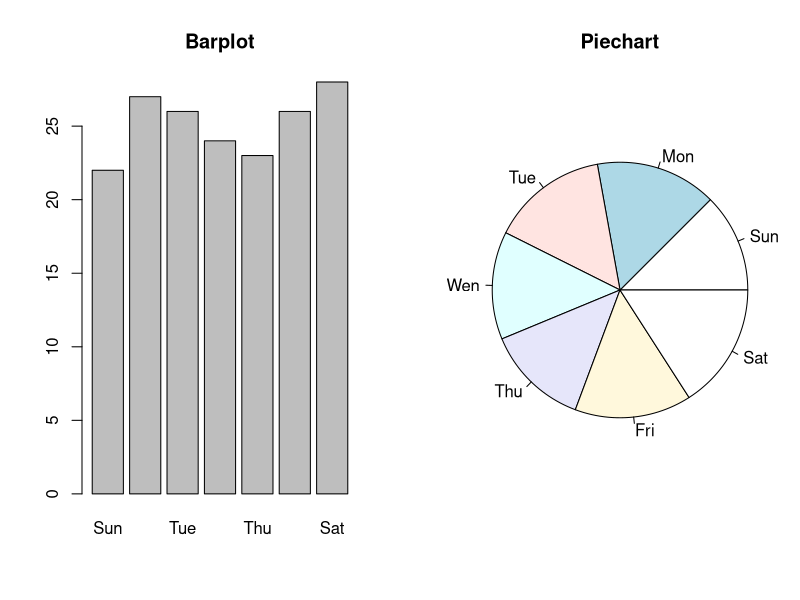
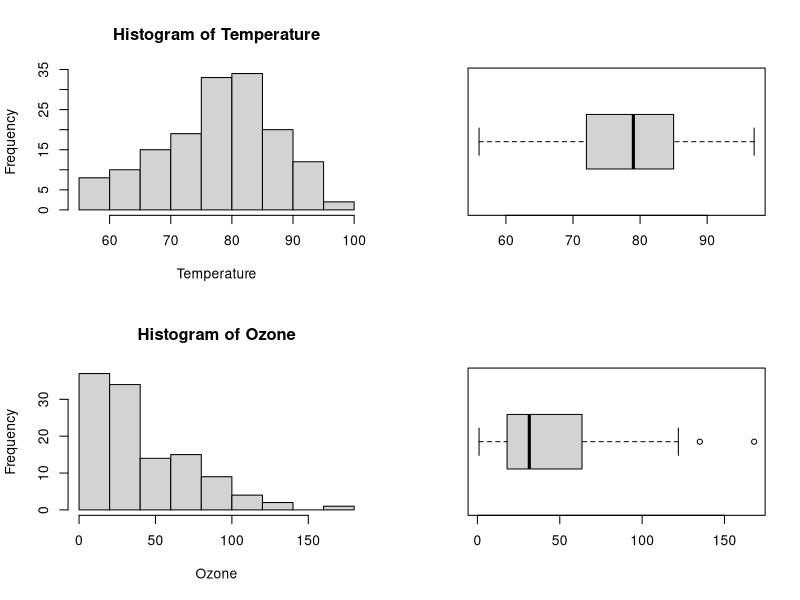
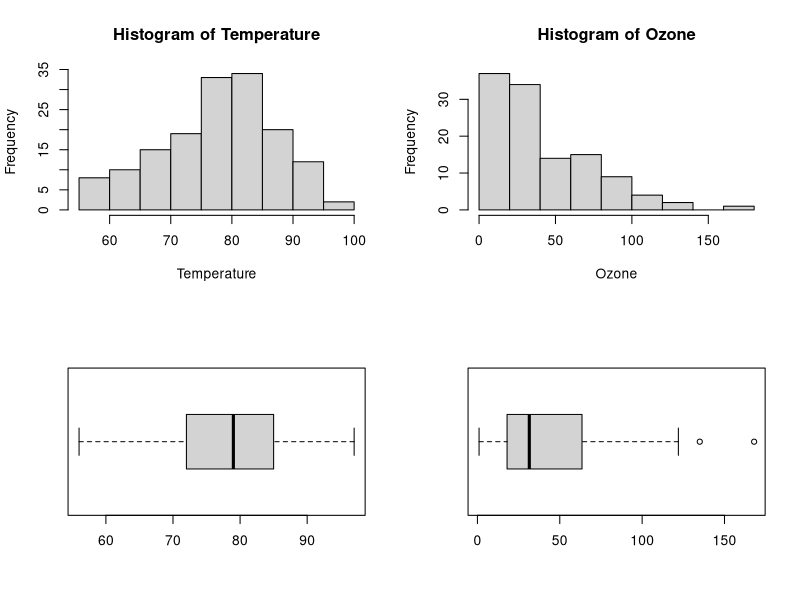
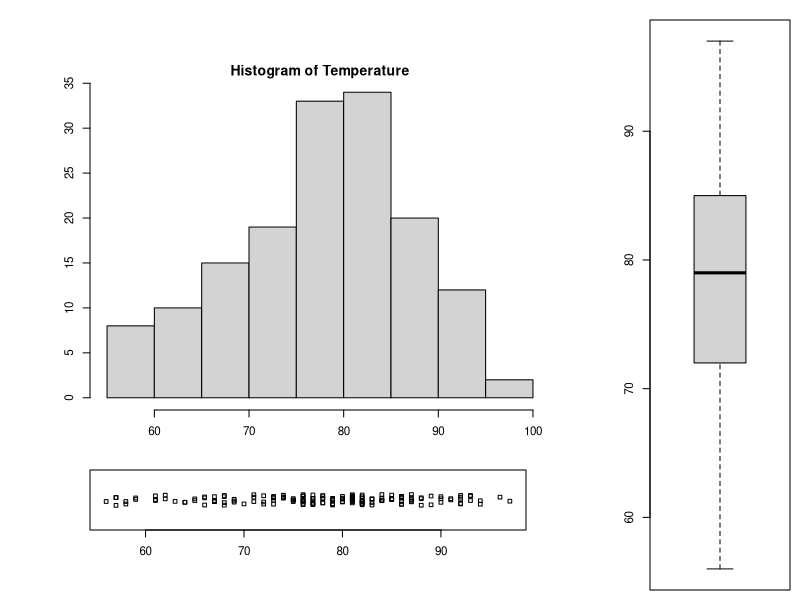
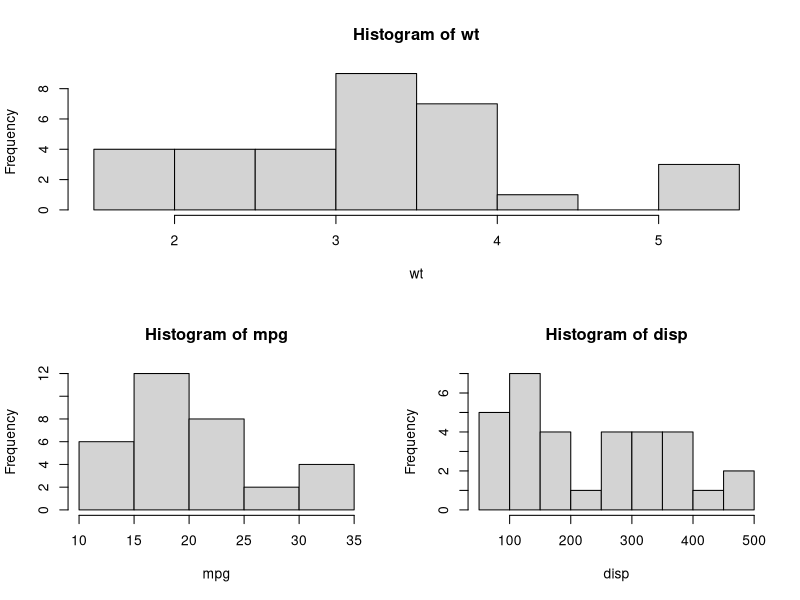
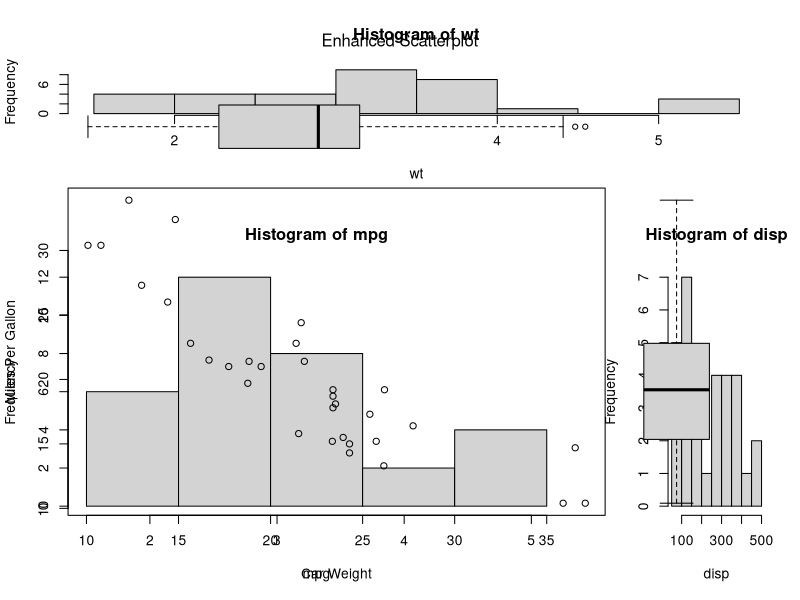
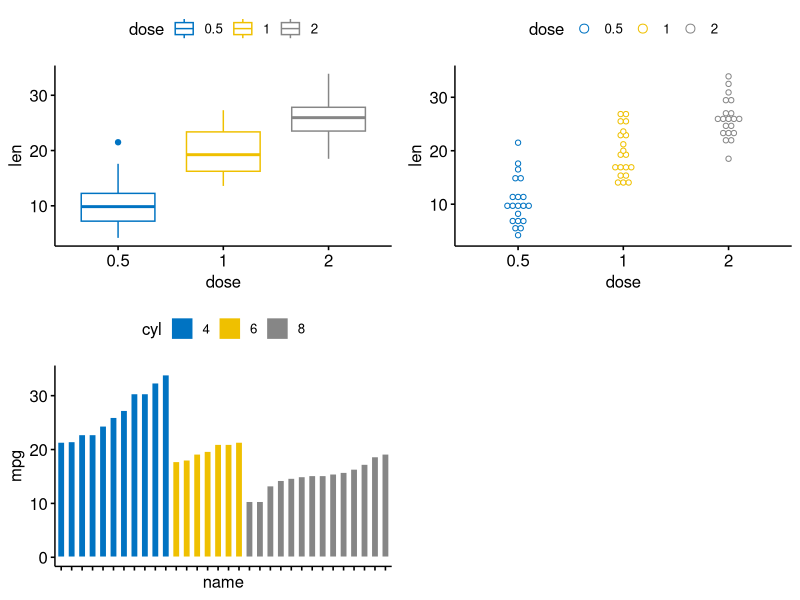
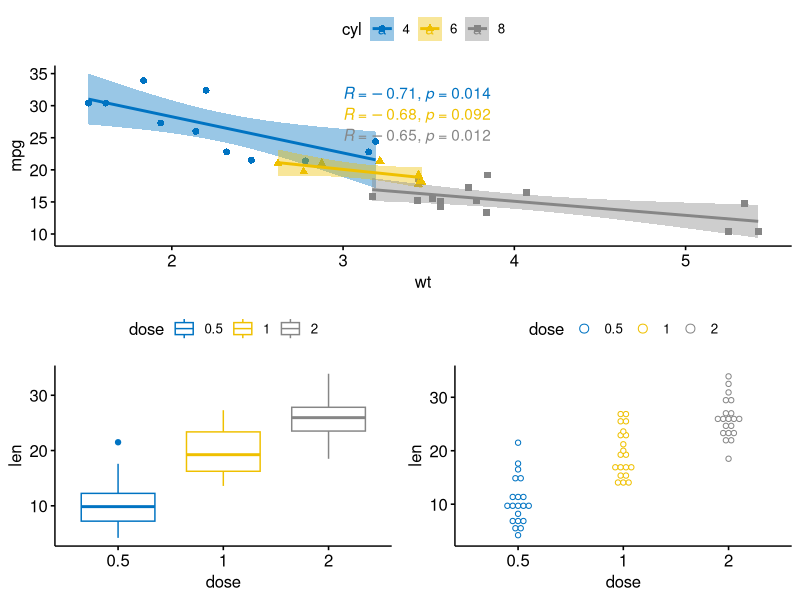

R code for these plots, in order: (Note: this script raises an error after producing the figures.)
#----------------------
#' combine plot
#----------------------

#方法1  par(mfrow=c(2,2)) par(mfcol=c(2,2)) 
{
  #Graphical parameter mfrow can be used to specify the number of subplot we need.
  #It takes in a vector of form c(m, n) which divides the given plot into m*n array of subplots. 
  #For example, if we need to plot two graphs side by side, we would have m=1 and n=2. Following example illustrates this.
  opar <- par(no.readonly = T)
  par(mfrow=c(1,2))    # set the plotting area into a 1*2 array
  max.temp <- c(22,27,26,24,23,26,28)
  names(max.temp) <- c("Sun", "Mon", "Tue", "Wen", "Thu", "Fri", "Sat")
  barplot(max.temp, main="Barplot")
  pie(max.temp, main="Piechart", radius=1)
  par(opar)
  
  Temperature <- airquality$Temp
  Ozone <- airquality$Ozone
  par(mfrow=c(2,2))
  hist(Temperature)
  boxplot(Temperature, horizontal=TRUE)
  hist(Ozone)
  boxplot(Ozone, horizontal=TRUE)
  par(opar)
  
  #Same plot with the change par(mfcol = c(2, 2)) would look as follows. 
  #Note that only the ordering of the subplot is different.
  Temperature <- airquality$Temp
  Ozone <- airquality$Ozone
  par(mfcol = c(2, 2))
  hist(Temperature)
  boxplot(Temperature, horizontal=TRUE)
  hist(Ozone)
  boxplot(Ozone, horizontal=TRUE)
  par(opar)
  
  #The graphical parameter fig lets us control the location of a figure precisely in a plot.
  #We need to provide the coordinates in a normalized form as c(x1, x2, y1, y2). 
  #For example, the whole plot area would be c(0, 1, 0, 1) with (x1, y1) = (0, 0) being the lower-left corner and (x2, y2) = (1, 1) being the upper-right corner.
  
  # make labels and margins smaller
  par(cex=0.7, mai=c(0.1,0.1,0.2,0.1))
  Temperature <- airquality$Temp
  # define area for the histogram fig= starts a new plot, so to add to an existing plot use new=TRUE.
  par(fig=c(0.1,0.7,0.3,0.9))
  hist(Temperature)
  # define area for the boxplot
  par(fig=c(0.8,1,0,1), new=TRUE)
  boxplot(Temperature)
  # define area for the stripchart
  par(fig=c(0.1,0.67,0.1,0.25), new=TRUE)
  stripchart(Temperature, method="jitter")
  par(opar)
}

#方法2 layout(matrix(c(1,1,2,3), 2, 2, byrow = TRUE)) 
{
  # One figure in row 1 and two figures in row 2
  attach(mtcars)
  layout(matrix(c(1,1,2,3), 2, 2, byrow = TRUE))
  hist(wt)
  hist(mpg)
  hist(disp)
  
  # One figure in row 1 and two figures in row 2
  # row 1 is 1/3 the height of row 2
  # column 2 is 1/4 the width of the column 1 
  attach(mtcars)
  layout(matrix(c(1,1,2,3), 2, 2, byrow = TRUE), 
         widths=c(3,1), heights=c(1,2))
  hist(wt)
  hist(mpg)
  hist(disp)
  
  # Add boxplots to a scatterplot fig= starts a new plot, so to add to an existing plot use new=TRUE.
  par(fig=c(0,0.8,0,0.8), new=TRUE)
  plot(mtcars$wt, mtcars$mpg, xlab="Car Weight",
       ylab="Miles Per Gallon")
  par(fig=c(0,0.8,0.55,1), new=TRUE)
  boxplot(mtcars$wt, horizontal=TRUE, axes=FALSE)
  par(fig=c(0.65,1,0,0.8),new=TRUE)
  boxplot(mtcars$mpg, axes=FALSE)
  mtext("Enhanced Scatterplot", side=3, outer=TRUE, line=-3)
 
}

#方法3  gridExtra grid
#To arrange multiple ggplot2 graphs on the same page, 
#the standard R functions - par() and layout() - cannot be used.
#The basic solution is to use the gridExtra R package, which comes with the following functions:
#grid.arrange() and arrangeGrob() to arrange multiple ggplots on one page
#marrangeGrob() for arranging multiple ggplots over multiple pages.
{
  library(ggpubr)
  # ToothGrowth
  data("ToothGrowth")
  head(ToothGrowth)
  # mtcars 
  data("mtcars")
  mtcars$name <- rownames(mtcars)
  mtcars$cyl <- as.factor(mtcars$cyl)
  head(mtcars[, c("name", "wt", "mpg", "cyl")])
  # Box plot (bp)
  bxp <- ggboxplot(ToothGrowth, x = "dose", y = "len",
                   color = "dose", palette = "jco")
  bxp
  # Dot plot (dp)
  dp <- ggdotplot(ToothGrowth, x = "dose", y = "len",
                  color = "dose", palette = "jco", binwidth = 1)
  dp
  # Bar plot (bp)
  bp <- ggbarplot(mtcars, x = "name", y = "mpg",
                  fill = "cyl",               # change fill color by cyl
                  color = "white",            # Set bar border colors to white
                  palette = "jco",            # jco journal color palett. see ?ggpar
                  sort.val = "asc",           # Sort the value in ascending order
                  sort.by.groups = TRUE,      # Sort inside each group
                  x.text.angle = 90           # Rotate vertically x axis texts
  )
  bp + font("x.text", size = 8)
  # Scatter plots (sp)
  sp <- ggscatter(mtcars, x = "wt", y = "mpg",
                  add = "reg.line",               # Add regression line
                  conf.int = TRUE,                # Add confidence interval
                  color = "cyl", palette = "jco", # Color by groups "cyl"
                  shape = "cyl"                   # Change point shape by groups "cyl"
  )+
    stat_cor(aes(color = cyl), label.x = 3)       # Add correlation coefficient
  sp
  library("gridExtra")
  grid.arrange(bxp, dp, bp + rremove("x.text"), 
               ncol = 2, nrow = 2)
  
  grid.arrange(sp,                             # First row with one plot spaning over 2 columns
               arrangeGrob(bxp, dp, ncol = 2), # Second row with 2 plots in 2 different columns
               nrow = 2)                       # Number of rows
  
  grid.arrange(bp,                                    # bar plot spaning two columns
               bxp, sp,                               # box plot and scatter plot
               ncol = 2, nrow = 2, 
               layout_matrix = rbind(c(1,1), c(2,3)))
  
  library("gridExtra")
  library("cowplot")
  # Arrange plots using arrangeGrob
  # returns a gtable (gt)
  gt <- arrangeGrob(bp,                               # bar plot spaning two columns
                    bxp, sp,                               # box plot and scatter plot
                    ncol = 2, nrow = 2, 
                    layout_matrix = rbind(c(1,1), c(2,3)))
  # Add labels to the arranged plots
  p <- as_ggplot(gt) +                                # transform to a ggplot
    draw_plot_label(label = c("A", "B", "C"), size = 15,
                    x = c(0, 0, 0.5), y = c(1, 0.5, 0.5)) # Add labels
  p
  
  
  # The grid R package can be used to create a complex layout with the help of the function grid.layout(). It provides also the helper function viewport() to define a region or a viewport on the layout. The function print() is used to place plots in a specified region.
  # 
  # The different steps can be summarized as follow :
  #   
  # Create plots : p1, p2, p3, ….
  # Move to a new page on a grid device using the function grid.newpage()
  # Create a layout 2X2 - number of columns = 2; number of rows = 2
  # Define a grid viewport : a rectangular region on a graphics device
  # Print a plot into the viewport
  library(grid)
  # Move to a new page
  grid.newpage()
  # Create layout : nrow = 3, ncol = 2
  pushViewport(viewport(layout = grid.layout(nrow = 3, ncol = 2)))
  # A helper function to define a region on the layout
  define_region <- function(row, col){
    viewport(layout.pos.row = row, layout.pos.col = col)
  } 
  # Arrange the plots
  print(sp, vp = define_region(row = 1, col = 1:2))   # Span over two columns
  print(bxp, vp = define_region(row = 2, col = 1))
  print(dp, vp = define_region(row = 2, col = 2))
  print(bp + rremove("x.text"), vp = define_region(row = 3, col = 1:2))
}

# gridExtra详解
{
  library(gridExtra)
  library(ggplot2)
  library(lattice)
  
  p <- qplot(1,1)
  p2 <- xyplot(1~1)   ##lattice包
  
  grid.arrange(p,p2,ncol = 2)
  
  
  library(gridExtra)
  library(ggplot2)
  library(lattice)
  
  gs <- list(NULL)
  gs[[1]] <- qplot(1,1)
  gs[[2]] <- xyplot(1~1)   ##lattice包
  
  grid.arrange(grobs=gs,ncol = 2)
  
  lay <- rbind(c(1,1,1,2,3),
               c(1,1,1,4,5),
               c(6,7,8,9,9))
  
  grid.arrange(grobs = gs,layout_matrix = lay)
  
  library(gridExtra)
  library(ggplot2)
  
  g <- ggplotGrob(qplot(1, 1) +
                    theme(plot.background = element_rect(colour = "black")))
  qplot(1:10, 1:10) +
    annotation_custom(
      grob = g,
      xmin = 1, xmax = 5, ymin = 5, ymax = 10
    ) 
}


# DEMO
{
  library(ggplot2)
  library(gridExtra)
  ToothGrowth$dose <- as.factor(ToothGrowth$dose)
  head(ToothGrowth)
  g1 <- ggplot(ToothGrowth, aes(x=dose, y=len)) + 
          geom_boxplot()+stat_summary(fun.y=mean, geom="point", shape=23, size=2)+
          geom_dotplot(binaxis='y', stackdir='center', dotsize=1)
  g2 <- ggplot(ToothGrowth, aes(x=dose, y=len)) + 
          geom_violin()+stat_summary(fun.y=mean, geom="point", shape=23, size=2)+ 
          geom_dotplot(binaxis='y', stackdir='center', dotsize=1)
  g3 <- ggplot(ToothGrowth, aes(x=dose, y=len)) + 
          geom_boxplot()+stat_summary(fun.y=mean, geom="point", shape=23, size=2)+
          geom_dotplot(binaxis='y', stackdir='center', dotsize=1)
  g4 <- ggplot(ToothGrowth, aes(x=dose, y=len)) + 
          geom_violin()+stat_summary(fun.y=mean, geom="point", shape=23, size=2)+ 
          geom_dotplot(binaxis='y', stackdir='center', dotsize=1)
  grid.arrange(g1,g2,g3,g4,ncol=2,nrow=2,newpage = TRUE)
}

方法patchwork
{
 # 造数据
genes <- c("CD52","ITGAX","HLA-DRA","CD1C","XCR1","CLE9A","THBD","CD14","S100A8","S100A9")
expression <- sample(0:20,1000,replace = T)
group <- c("MNP-a","MNP-b","MNP-c","MNP-d","cDC1","cDC2",
           "Maphage 1","Maphage 2","Monocyte")
df1 <- data.frame(gene=rep("CD52",100),expression=expression[1:100],
                  group=sample(group,100,replace = T))
df2 <- data.frame(gene=rep("ITGAX",100),expression=expression[101:200],
                  group=sample(group,100,replace = T))
df3 <- data.frame(gene=rep("HLA-DRA",100),expression=expression[201:300],
                  group=sample(group,100,replace = T))
df4 <- data.frame(gene=rep("CD1C",100),expression=expression[301:400],
                  group=sample(group,100,replace = T))
df5 <- data.frame(gene=rep("XCR1",100),expression=expression[401:500],
                  group=sample(group,100,replace = T))
df6 <- data.frame(gene=rep("CLE9A",100),expression=expression[501:600],
                  group=sample(group,100,replace = T))
df7 <- data.frame(gene=rep("THBD",100),expression=expression[601:700],
                  group=sample(group,100,replace = T))
df8 <- data.frame(gene=rep("CD14",100),expression=expression[701:800],
                  group=sample(group,100,replace = T))
df9 <- data.frame(gene=rep("S100A8",100),expression=expression[801:900],
                  group=sample(group,100,replace = T))
df10 <- data.frame(gene=rep("S100A9",100),expression=expression[901:1000],
                  group=sample(group,100,replace = T))
library(ggplot2)
library(RColorBrewer)
library(patchwork)
pdf1 <- ggplot(df1, aes(x=group, y=expression,fill=group)) + 
          geom_violin(trim=T,show.legend = F)+
          scale_fill_hue(l=40, c=35)+
          coord_flip()+
          xlab("")+ylab("")+
          theme_pubr()+
          theme(axis.ticks = element_blank(),axis.text.x = element_blank())
pdf2 <- ggplot(df2, aes(x=group, y=expression,fill=group)) + 
  geom_violin(trim=T,show.legend = F)+
  scale_fill_hue(l=40, c=35)+
  coord_flip()+
  xlab("")+ylab("")+
  theme_pubr()+
  theme(axis.ticks = element_blank(),axis.text = element_blank())
pdf3 <- ggplot(df3, aes(x=group, y=expression,fill=group)) + 
  geom_violin(trim=T,show.legend = F)+
  scale_fill_hue(l=40, c=35)+
  coord_flip()+
  xlab("")+ylab("")+
  theme_pubr()+
  theme(axis.ticks = element_blank(),axis.text = element_blank())
pdf4 <- ggplot(df4, aes(x=group, y=expression,fill=group)) + 
  geom_violin(trim=T,show.legend = F)+
  scale_fill_hue(l=40, c=35)+
  coord_flip()+
  xlab("")+ylab("")+
  theme_pubr()+
  theme(axis.ticks = element_blank(),axis.text = element_blank())
pdf5 <- ggplot(df5, aes(x=group, y=expression,fill=group)) + 
  geom_violin(trim=T,show.legend = F)+
  scale_fill_hue(l=40, c=35)+
  coord_flip()+
  xlab("")+ylab("")+
  theme_pubr()+
  theme(axis.ticks = element_blank(),axis.text = element_blank())
pdf6 <- ggplot(df6, aes(x=group, y=expression,fill=group)) + 
  geom_violin(trim=T,show.legend = F)+
  scale_fill_hue(l=40, c=35)+
  coord_flip()+
  xlab("")+ylab("")+
  theme_pubr()+
  theme(axis.ticks = element_blank(),axis.text = element_blank())
pdf7 <- ggplot(df7, aes(x=group, y=expression,fill=group)) + 
  geom_violin(trim=T,show.legend = F)+
  scale_fill_hue(l=40, c=35)+
  coord_flip()+
  xlab("")+ylab("")+
  theme_pubr()+
  theme(axis.ticks = element_blank(),axis.text = element_blank())
pdf8 <- ggplot(df8, aes(x=group, y=expression,fill=group)) + 
  geom_violin(trim=T,show.legend = F)+
  scale_fill_hue(l=40, c=35)+
  coord_flip()+
  xlab("")+ylab("")+
  theme_pubr()+
  theme(axis.ticks = element_blank(),axis.text = element_blank())
pdf9 <- ggplot(df9, aes(x=group, y=expression,fill=group)) + 
  geom_violin(trim=T,show.legend = F)+
  scale_fill_hue(l=40, c=35)+
  coord_flip()+
  xlab("")+ylab("")+
  theme_pubr()+
  theme(axis.ticks = element_blank(),axis.text = element_blank())
pdf10 <- ggplot(df10, aes(x=group, y=expression,fill=group)) + 
  geom_violin(trim=T,show.legend = F)+
  scale_fill_hue(l=40, c=35)+
  coord_flip()+
  xlab("")+ylab("")+
  theme_pubr()+
  theme(axis.ticks = element_blank(),axis.text = element_blank())
  
pdf1 + pdf2 + pdf3 + pdf4 + pdf5 + pdf6 + pdf7 + pdf8 + pdf9 + pdf10 + plot_layout(nrow = 1)
}









